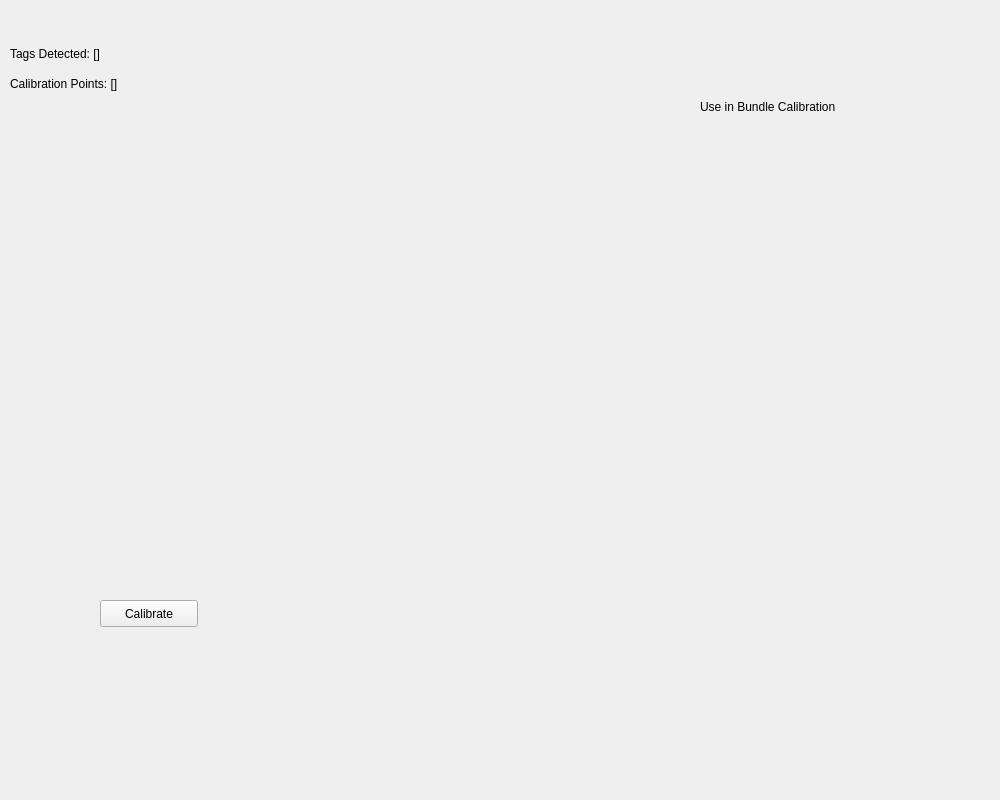
<?xml version="1.0" encoding="UTF-8"?>
<ui version="4.0">
 <class>ApriltagBundleCalibration</class>
 <widget class="QWidget" name="Form">
  <property name="geometry">
   <rect>
    <x>0</x>
    <y>0</y>
    <width>1000</width>
    <height>800</height>
   </rect>
  </property>
  <property name="windowTitle">
   <string>Apriltag Bundle Calibration</string>
  </property>
  <widget class="QLabel" name="tags_detected">
   <property name="geometry">
    <rect>
     <x>10</x>
     <y>40</y>
     <width>200</width>
     <height>27</height>
    </rect>
   </property>
   <property name="text">
    <string>Tags Detected: []</string>
   </property>
  </widget>
  <widget class="QLabel" name="num_calibration_points">
   <property name="geometry">
    <rect>
     <x>10</x>
     <y>70</y>
     <width>200</width>
     <height>27</height>
    </rect>
   </property>
   <property name="text">
    <string>Calibration Points: []</string>
   </property>
  </widget>
  <widget class="QLabel" name="camera_img">
    <property name="geometry">
      <rect>
        <x>10</x>
        <y>100</y>
        <width>640</width>
        <height>480</height>
      </rect>
    </property>
  </widget>
  <widget class="QPushButton" name="start_calibration">
   <property name="geometry">
    <rect>
     <x>100</x>
     <y>600</y>
     <width>98</width>
     <height>27</height>
    </rect>
   </property>
   <property name="text">
    <string>Calibrate</string>
   </property>
  </widget>
  <widget class="QWidget" name="tag_selection">
    <property name="geometry">
      <rect>
        <x>700</x>
        <y>100</y>
        <width>200</width>
        <height>600</height>
      </rect>
    </property>
    <widget class="QLabel" name="selected_tags_heading">
      <property name="text">
        <string>Use in Bundle Calibration</string>
      </property>
    </widget>
  </widget>
 </widget>
 <resources/>
 <connections/>
</ui>
